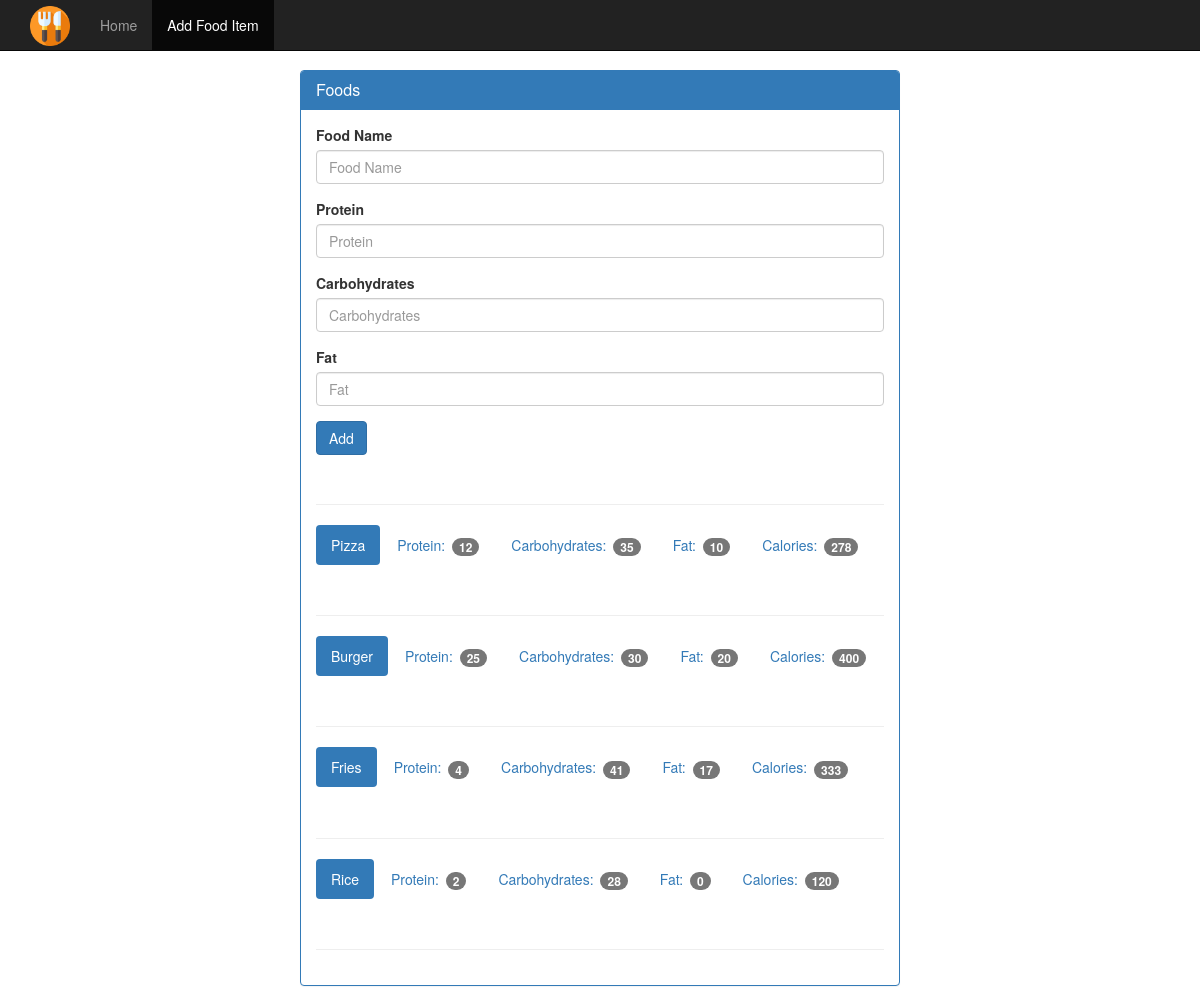
The app's page /food with its own data.
### tables this page shows
CREATE TABLE food (
    id integer primary key autoincrement,
    name text not null,
    protein integer not null,
    carbohydrates integer not null,
    fat integer not null,
    calories integer not null
);

### app.py (the view, shortened to what this page needs)
@app.route('/food', methods=['GET', 'POST'])
def food():
    db = get_db()
    cur = db.execute('select name, protein, carbohydrates, fat, calories from food')
    results = cur.fetchall()
    return render_template('add_food.html', results=results)

### database.py (called while the page is built)
def connect_db():
    sql = sqlite3.connect('C:\\Users\\cw\\Documents\\Food Tracker\\food_log.db')
    sql.row_factory = sqlite3.Row
    return sql

def get_db():
    if not hasattr(g, 'sqlite_db'):
        g.sqlite_db = connect_db()
    return g.sqlite_db

### templates/add_food.html
{% extends "base.html" %}
{% block body %}
    <nav class="navbar navbar-inverse navbar-fixed-top">
      <div class="container">
        <div class="navbar-header">
          <a class="navbar-brand" href="{{ url_for('index') }}">
            <img src="{{ url_for('static', filename='eco-food.png') }}" alt="Food Tracker Logo" style="height: 40px;">
          </a>
        </div>
        <div id="navbar" class="navbar-collapse collapse">
          <ul class="nav navbar-nav">
            <li><a href="{{ url_for('index') }}">Home</a></li>
            <li class="active"><a href="{{ url_for('food') }}">Add Food Item</a></li>
          </ul>
        </div>
      </div>
    </nav>
    <div class="container theme-showcase col-sm-6 col-sm-offset-3" role="main">
      <div class="row">
        <div>
          <div class="panel panel-primary">
            <div class="panel-heading">
              <h3 class="panel-title">Foods</h3>
            </div>
            <div class="panel-body">
              <form method="POST" action="{{ url_for('food') }}">
                <div class="form-group">
                  <label for="food-name">Food Name</label>
                  <input type="text" class="form-control" id="food-name" name="food-name" placeholder="Food Name">
                </div>
                <div class="form-group">
                  <label for="protein">Protein</label>
                  <input type="number" class="form-control" id="protein" name="protein" placeholder="Protein">
                </div>
                <div class="form-group">
                  <label for="carbohydrates">Carbohydrates</label>
                  <input type="number" class="form-control" id="carbohydrates" name="carbohydrates" placeholder="Carbohydrates">
                </div>
                <div class="form-group">
                  <label for="fat">Fat</label>
                  <input type="number" class="form-control" id="fat" name="fat" placeholder="Fat">
                </div>
                <button type="submit" class="btn btn-primary">Add</button>
              </form>
              <div class="page-header"></div>
              {% for food in results %}
              <ul class="nav nav-pills" role="tablist">
                <li class="active"><a>{{ food.name }} </a></li>
                <li><a>Protein: <span class="badge">{{ food.protein }}</span></a></li>
                <li><a>Carbohydrates: <span class="badge">{{ food.carbohydrates }}</span></a></li>
                <li><a>Fat: <span class="badge">{{ food.fat }}</span></a></li>
                <li><a>Calories: <span class="badge">{{ food.calories }}</span></a></li>
              </ul>
              <div class="page-header"></div>
              {% endfor %}
            </div>
          </div>
        </div>
      </div>
    </div>
{% endblock %}

### templates/base.html (shortened to what this page needs)
<!DOCTYPE html>
<html lang="en">
  <head>
    <link href="{{ url_for('static', filename='bootstrap.min.css') }}" rel="stylesheet">
    <link href="{{ url_for('static', filename='theme.css') }}" rel="stylesheet">
  </head>
  <body>
    {% block body %}
    {% endblock %}
  </body>
</html>

### static/theme.css (style rules this page uses)
body { padding-top: 70px; padding-bottom: 30px; }
.navbar-brand img { display: inline-block; height: 45px; vertical-align: middle; position: relative; top: -9px; }

### records on screen
food: name "Pizza", protein "12", carbohydrates "35", fat "10", calories "278"
food: name "Burger", protein "25", carbohydrates "30", fat "20", calories "400"
food: name "Fries", protein "4", carbohydrates "41", fat "17", calories "333"
food: name "Rice", protein "2", carbohydrates "28", fat "0", calories "120"
